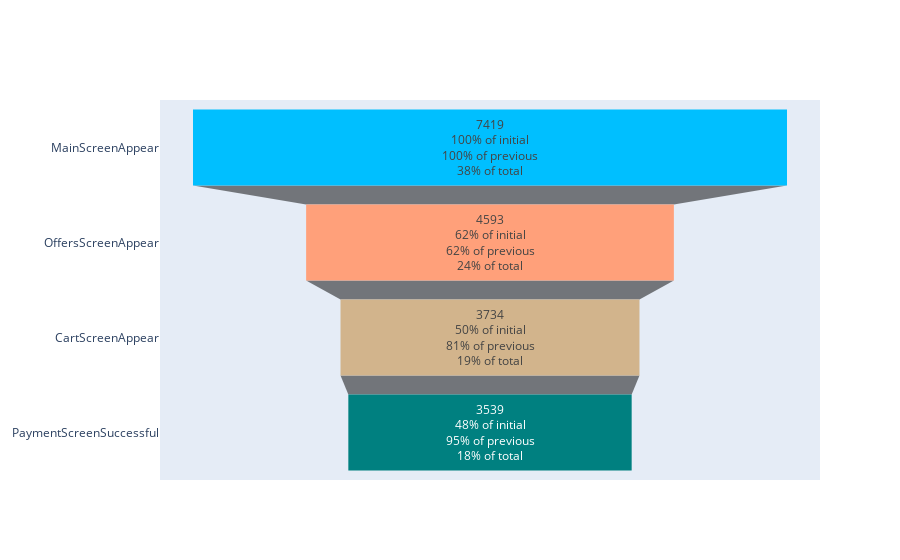

Notebook cell for this chart:
### Code cell
### Calculation of the number of users without taking into account the sequence of transitions
fig = go.Figure(go.Funnel(
    y = number_event['event_name'],
    x = number_event['uid'],  textposition = "inside",
    textinfo = "value+percent initial+percent total+percent previous", marker = {"color": ["deepskyblue", "lightsalmon", "tan", "teal" ]}))
fig.show()

### Figure 1 — Plotly figure (JSON) as saved in the notebook; plotly's stock layout.template omitted (floating-point values rounded to 4 significant figures)
{"data": [{"marker": {"color": ["deepskyblue", "lightsalmon", "tan", "teal"]}, "textinfo": "value+percent initial+percent total+percent previous", "textposition": "inside", "type": "funnel", "x": [7419, 4593, 3734, 3539], "y": ["MainScreenAppear", "OffersScreenAppear", "CartScreenAppear", "PaymentScreenSuccessful"]}], "layout": {}}
